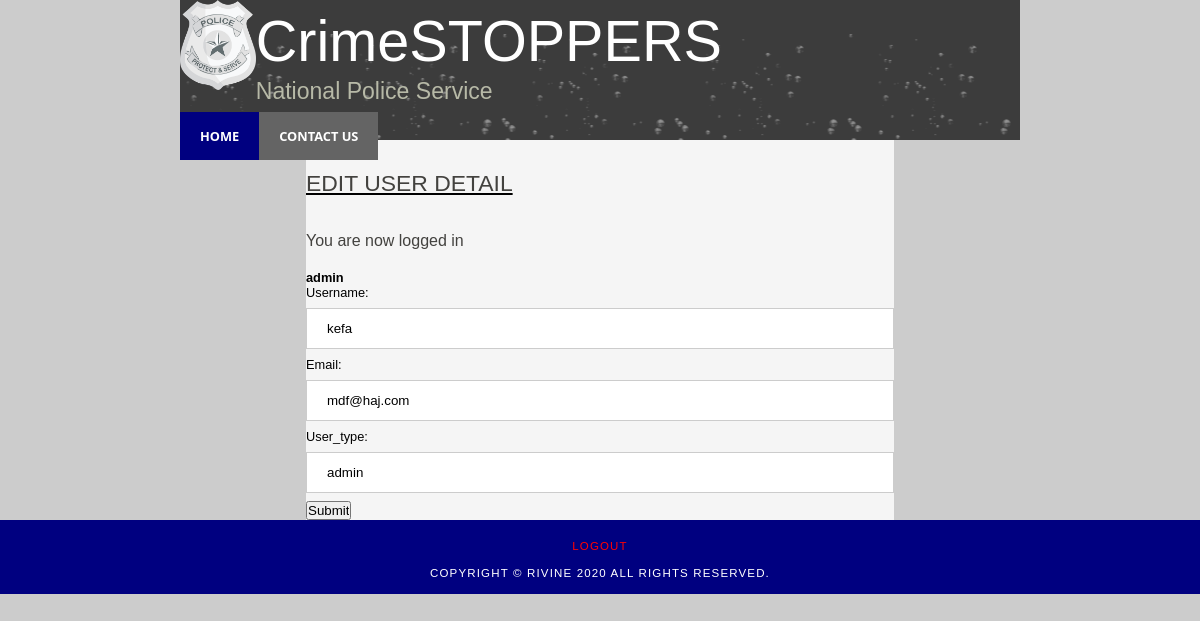
/admin/edit.php?id=2 (signed in), run on the app's committed database.
### tables this page shows
CREATE TABLE `users` (
  `id` int(11) NOT NULL,
  `username` varchar(100) NOT NULL,
  `email` varchar(100) NOT NULL,
  `user_type` varchar(20) NOT NULL,
  `password` varchar(100) NOT NULL
);

### admin/edit.php (the view, shortened to what this page needs)
<?php
include('../functions.php');
?>
<!DOCTYPE html>
<html>
	<head>
		<link rel="stylesheet" type="text/css" href="../css/style.css" />
		<link rel="stylesheet" type="text/css" href="../css/font-awesome.min.css" />
		<link rel="stylesheet" type="text/css" href="../css/button.css" />
	</head>
	<body>
		<div id="main">
			<div id="header">
				<div id="logo">
					<div class="logo_img">
						<img src="../img/logo.png" alt="NPS Logo" height="auto" width="13%"></img>
						<div id="logo_text">
							<h1><a class="logo_colour" href="../index.php">CrimeSTOPPERS</a></h1>
							<h2>National Police Service</h2>
						</div>
					</div>
				</div>
				<div id="navbar">
					<nav>
						<ul id="menu">
							<li class="selected"><a href="home.php">Home</a></li>
							<li style="float: right;"><a href="#">Contact Us</a></li>
						</ul>
					</nav>
				</div>
			</div>
			<div id="site_content" class="content">
				<div align="center" class="header">
					<h1>EDIT USER DETAIL</h1>
				</div>
				<?php if (isset($_SESSION['success'])) : ?>
				<div class="error success">
					<h3>
						<?php
						echo $_SESSION['success'];
						?>
					</h3>
				</div>
				<?php endif ?>
						<?php if (isset($_SESSION['user'])) : ?>
						<strong><?php echo $_SESSION['user']['username']; ?></strong>
                        <?php
$result = mysqli_query($db,"SELECT * FROM users WHERE id='" . $_GET['id'] . "'");
$row= mysqli_fetch_array($result);
?>
<html>
<head>
</head>
<body>
<form name="frmUser" method="post" action="">
Username: <br>
<input type="text" name="username"  value="<?php echo $row['username']; ?>">
<br>
Email:<br>
<input type="text" name="email" class="txtField" value="<?php echo $row['email']; ?>">
<br>
User_type:<br>
<input type="text" name="user_type" class="txtField" value="<?php echo $row['user_type']; ?>">
<br>
<input type="submit" name="submit" value="Submit" class="buttom">
</form>
</body>
</html>
						<?php endif ?>
					</div>
				</div>
		<div id="footer">
			<a href="../login.php" style="color: red;">logout</a>
			<br><br>
			<p>Copyright &copy; Rivine <?php echo date("Y"); ?> All Rights Reserved.</p>
		</div>
	</body>
</html>

### css/style.css (style rules this page uses)
html { width: 100%; height: fit-content; }
* { margin: 0; padding: 0; box-sizing: border-box; }
body { background-repeat: round; font: normal 0.8em "trebuchet ms", arial, sans-serif; background: url(../img/background.png) #ccc; color: black; }
div { height: fit-content; width: fit-content; }
p { padding: 0 0 20px 0; line-height: 1.7em; }
img { border: 0; }
a.logo_colour { text-decoration: none; color: white; }
ul#menu { list-style-type: none; }
nav { position: relative; width: 100%; height: max-content; overflow: hidden; background: #646464; }
nav li { float: left; }
nav li a { display: block; padding: 8px; color: white; text-align: center; padding: 15px 20px; text-decoration: none; font-family: "Segoe UI", Tahoma, Geneva, Verdana, sans-serif; text-transform: uppercase; font-weight: bold; }
h1, h2, h3, h4, h5, h6 { font: normal 179% "century gothic", arial, sans-serif; color: #43423f; margin: 0 0 15px 0; padding: 15px 0 5px 0; }
h2 { font: normal 155% "century gothic", arial, sans-serif; color: #3091e0; }
h3 { font: normal 125% "century gothic", arial, sans-serif; }
a, a:hover { outline: none; text-decoration: underline; color: #40d8fe; }
#main, #logo, #menubar, #site_content, #content_footer, .slideshow-container, #footer { margin-left: auto; margin-right: auto; }
#main { padding-bottom: 0px; }
#header { background: #6f655f url(../img/header.png); height: 140px; }
.header { text-transform: uppercase; text-decoration: underline; }
#logo { width: 840px; position: relative; height: 80%; }
#logo #logo_text { display: inline-block; position: absolute; font-weight: bolder; font-size: 150%; }
#logo h1, #logo h2 { font: normal 300% "century gothic", arial, sans-serif; border-bottom: 0; text-transform: none; margin: 0; }
#logo_text h1, #logo_text h1 a, #logo_text h1 a:hover { padding: 8px 0 0 0; color: #fff; text-decoration: none; }
#logo_text h2 { font-size: 120%; padding: 4px 0 0 0; color: #b7b9a7; }
#logo .logo_img { display: inline-block; position: absolute; }
#site_content { padding-top: 15px; width: 70%; height: fit-content; overflow: hidden; background: rgb(245, 245, 245); }
.selected { background-color: navy; color: lightgray; }
#footer { width: 100%; font: normal 90% "trebuchet ms", arial, sans-serif; height: fit-content; padding: 20px 0 5px 0; text-align: center; background: navy; color: #fff; text-transform: uppercase; letter-spacing: 0.1em; }
#footer p { padding: 0 0 5px 0; }
#footer a { color: #888; text-decoration: none; }
a { text-decoration: none; padding: 10px; cursor: pointer; }
input[type="text"], input[type="password"], input[type="email"] { width: 100%; padding: 12px 20px; margin: 8px 0; display: inline-block; border: 1px solid #ccc; box-sizing: border-box; }

### data on the page
users: username "kefa", email "mdf@haj.com", user_type "admin"

### other printed values
$_SESSION['success'] "You are now logged in"
$_SESSION['user']['username'] "admin"
